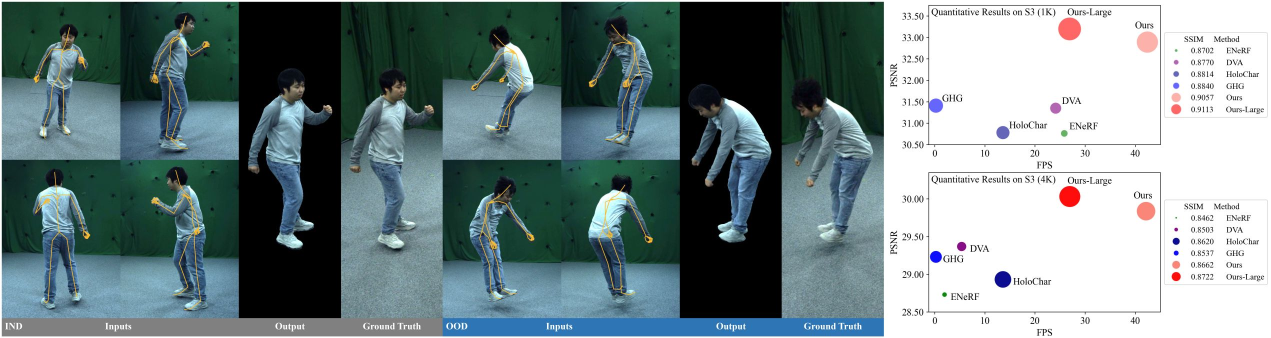
#> input picture assets/Teaser.jpg, 2542 x 676 px (shown at 1/2 size)
$ python -i omni_tools.py   (imports and definitions only)   (older library calls are emulated)
#> lines starting #> are read from the running program, lines starting #| are printed output that depends on the picture; after the words box and inside, x2 and y2 are one past the last pixel; in counts of white or black regions, pixels touching at a corner belong together
"""
@Author: Guoxing Sun
@Email: gsun@mpi-inf.mpg.de
@Date: 2022-12-25
"""

import sys
import os
import cv2
import numpy as np
from sys import platform
from matplotlib import pyplot as plt
import logging
import time
import datetime

# if platform == "win32" or platform=="win64":
import torch
to_cpu = lambda tensor: tensor.detach().cpu().numpy()
to_tensor = lambda numpy: torch.Tensor(numpy)
to_tensorFloat = lambda numpy: torch.Tensor(numpy).float()

# import smplx
import json
import shutil


# [17 lines left out: function listSub, not called in this run]
def read_depth(name):
    return cv2.imread(name, cv2.IMREAD_UNCHANGED).astype(np.float32) / 2.0 ** 14 #15

def save_depth(name, depth):
    cv2.imwrite(name, (depth * 2.0 ** 14).astype(np.uint16) )

# [7 lines left out: function copyFile, not called in this run]

def saveNpy(path, data):
    np.save(path, data)

def saveJson(path, data):
    with open(path, 'w') as f:
        json.dump(data, f, indent=4)

# [32 lines left out: functions loadJson, addText, grad_require, not called in this run]

def get_eta_str(cur_iter, total_iter, time_per_iter):
    eta = time_per_iter * (total_iter - cur_iter - 1)
    return str(datetime.timedelta(seconds=round(eta)))

# [101 lines left out: functions makePath, makeSquareImg, resizeImg, checkPlatformDir, check_platform_dir, not called in this run]

def mask_to_rect(image, output=None):
    ret,thresh = cv2.threshold(image, 0, 1, 0)
    if (int(cv2.__version__[0]) > 3):
        contours, hierarchy = cv2.findContours(thresh.astype(np.uint8), cv2.RETR_EXTERNAL, cv2.CHAIN_APPROX_NONE)
    else:
        im2, contours, hierarchy = cv2.findContours(thresh.astype(np.uint8), cv2.RETR_EXTERNAL, cv2.CHAIN_APPROX_NONE)
    # Getting the biggest contour
    if len(contours) != 0:
        # draw in blue the contours that were founded
        if not output is None:
            cv2.drawContours(output, contours, -1, 255, 3)
        # find the biggest countour (c) by the area
        c = max(contours, key = cv2.contourArea)
        x,y,w,h = cv2.boundingRect(c)
    return [x, y, w, h]

# [82 lines left out: functions filter_mask, get_palette, merge_images, image_grid, not called in this run]


FORMAT_DICTS={
    'tm': "%(asctime)s: %(message)s",
    'tlm': "%(asctime)s: [%(filename)s:%(funcName)s:%(lineno)d] %(message)s",
    'lm': "[%(filename)s:%(funcName)s:%(lineno)d] %(message)s",
    'm': "%(message)s",
}
# FORMAT = "%(asctime)s [%(filename)s:%(funcName)s:%(lineno)d] %(message)s"

# [51 lines left out: functions setup_logger, clip_min, not called in this run]

>>> import cv2
>>> picture = cv2.imread('../assets/Teaser.jpg', cv2.IMREAD_GRAYSCALE)
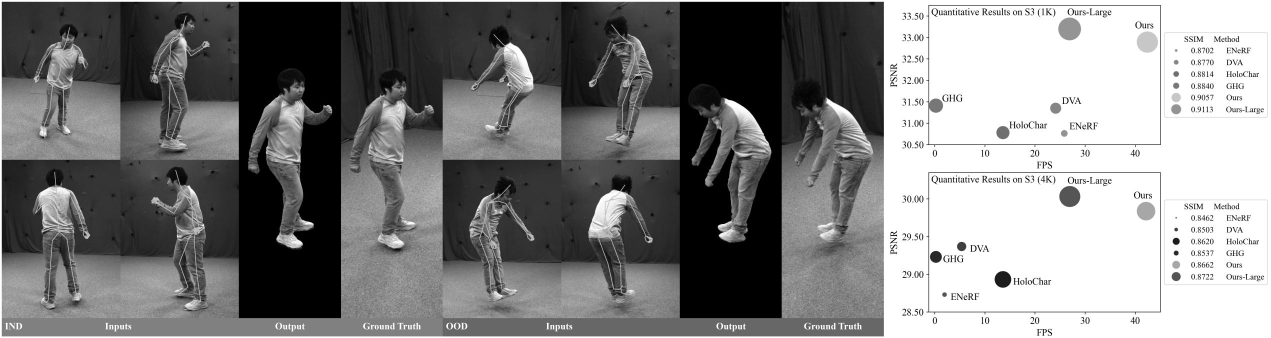
#> picture: shape (676, 2542) (shown at 1/2 size); min 0, max 255, mean 129.5
>>> result = mask_to_rect(picture)
#> in mask_to_rect, `ret,thresh = cv2.threshold(image, 0, 1, 0)`:
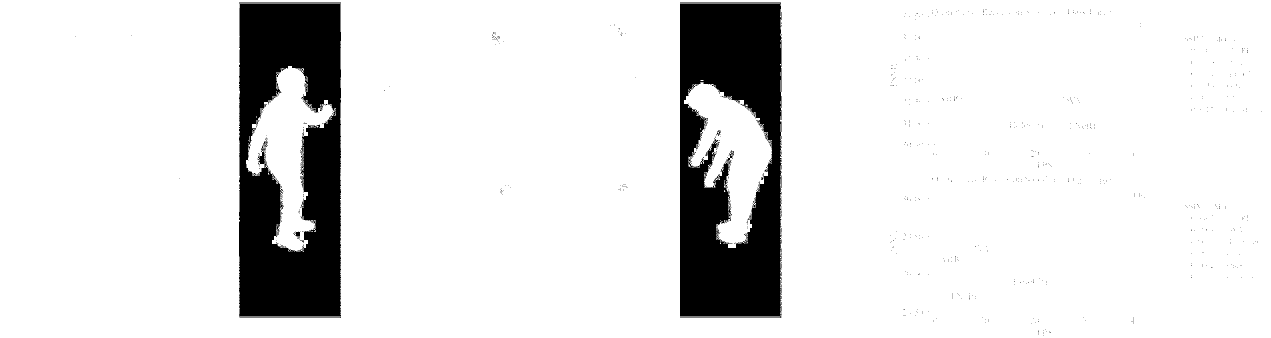
#> thresh: shape (676, 2542) (shown at 1/2 size); values 0 (black) and 1 (white), 88.5% white; 781 black regions (777 under 20 px)
#> in mask_to_rect, `contours, hierarchy = cv2.findContours(thresh.astype(np.uint8), cv2.RE..`: contours = 1 contour; box (x1, y1, x2, y2) and area: (0, 0, 2542, 676) 1715175
#> in mask_to_rect, `c = max(contours, key = cv2.contourArea)`: c = contour of 6432 points, box (x1, y1, x2, y2) (0, 0, 2542, 676), area 1715175
#> in mask_to_rect, `x,y,w,h = cv2.boundingRect(c)`: x = 0; w = 2542; h = 676
#> result = [0, 0, 2542, 676]
